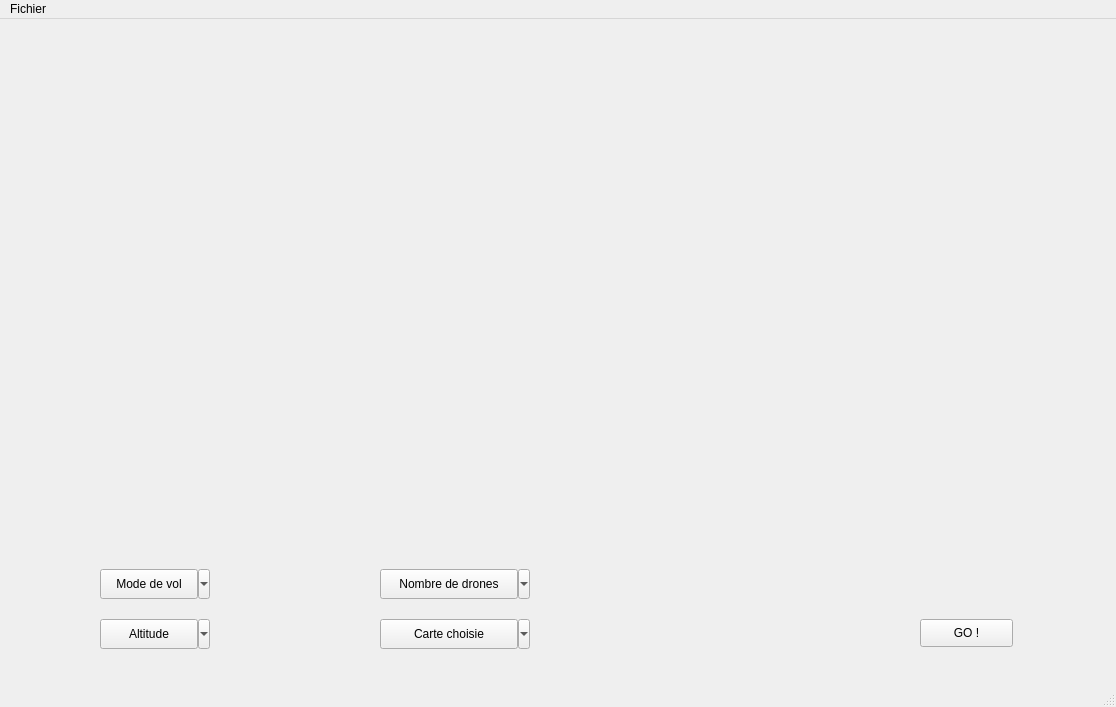
<?xml version="1.0" encoding="UTF-8"?>
<ui version="4.0">
 <class>Interface</class>
 <widget class="QMainWindow" name="Interface">
  <property name="geometry">
   <rect>
    <x>0</x>
    <y>0</y>
    <width>1116</width>
    <height>707</height>
   </rect>
  </property>
  <property name="windowTitle">
   <string>Cartographie par drones</string>
  </property>
  <widget class="QWidget" name="centralwidget">
   <widget class="QWidget" name="widget" native="true">
    <property name="geometry">
     <rect>
      <x>80</x>
      <y>60</y>
      <width>931</width>
      <height>431</height>
     </rect>
    </property>
   </widget>
   <widget class="QPushButton" name="Depart">
    <property name="geometry">
     <rect>
      <x>920</x>
      <y>600</y>
      <width>93</width>
      <height>28</height>
     </rect>
    </property>
    <property name="text">
     <string>GO !</string>
    </property>
   </widget>
   <widget class="QToolButton" name="ChoixVol">
    <property name="geometry">
     <rect>
      <x>100</x>
      <y>550</y>
      <width>110</width>
      <height>30</height>
     </rect>
    </property>
    <property name="contextMenuPolicy">
     <enum>Qt::ActionsContextMenu</enum>
    </property>
    <property name="acceptDrops">
     <bool>false</bool>
    </property>
    <property name="text">
     <string>Mode de vol</string>
    </property>
    <property name="popupMode">
     <enum>QToolButton::MenuButtonPopup</enum>
    </property>
    <property name="autoRaise">
     <bool>false</bool>
    </property>
    <property name="arrowType">
     <enum>Qt::NoArrow</enum>
    </property>
   </widget>
   <widget class="QToolButton" name="ChoixAltitude">
    <property name="geometry">
     <rect>
      <x>100</x>
      <y>600</y>
      <width>110</width>
      <height>30</height>
     </rect>
    </property>
    <property name="text">
     <string>Altitude</string>
    </property>
    <property name="popupMode">
     <enum>QToolButton::MenuButtonPopup</enum>
    </property>
   </widget>
   <widget class="QToolButton" name="ChoixDrones">
    <property name="geometry">
     <rect>
      <x>380</x>
      <y>550</y>
      <width>150</width>
      <height>30</height>
     </rect>
    </property>
    <property name="text">
     <string>Nombre de drones</string>
    </property>
    <property name="popupMode">
     <enum>QToolButton::MenuButtonPopup</enum>
    </property>
   </widget>
   <widget class="QToolButton" name="ChoixCarte">
    <property name="geometry">
     <rect>
      <x>380</x>
      <y>600</y>
      <width>150</width>
      <height>30</height>
     </rect>
    </property>
    <property name="text">
     <string>Carte choisie</string>
    </property>
    <property name="popupMode">
     <enum>QToolButton::MenuButtonPopup</enum>
    </property>
   </widget>
  </widget>
  <widget class="QMenuBar" name="menubar">
   <property name="geometry">
    <rect>
     <x>0</x>
     <y>0</y>
     <width>1116</width>
     <height>26</height>
    </rect>
   </property>
   <widget class="QMenu" name="menuFichier">
    <property name="title">
     <string>Fichier</string>
    </property>
    <addaction name="separator"/>
    <addaction name="actionQuitter"/>
   </widget>
   <addaction name="menuFichier"/>
  </widget>
  <widget class="QStatusBar" name="statusbar"/>
  <action name="actionQuitter">
   <property name="text">
    <string>Quitter</string>
   </property>
  </action>
 </widget>
 <resources/>
 <connections/>
</ui>
